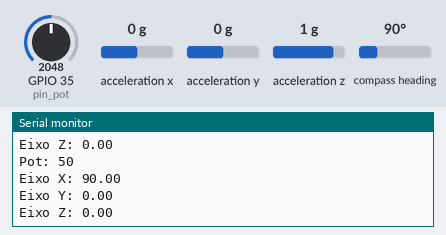
A sketch run on a simulated ESP32. Parts: the last lines printed to the serial monitor. The inputs (shaded band) are chosen by the test bench; at power-on: GPIO 35 (pin_pot) = 2048, acceleration x 0 g, acceleration y 0 g, acceleration z 1 g, compass heading 90°. WiFi joins after 1.5 s; servers stay silent unless stated; no MQTT or app messages arrive unless stated.

Above: at 11.7 s.
11.8 s: GPIO 35 (pin_pot) set to 442
At 12.6 s:
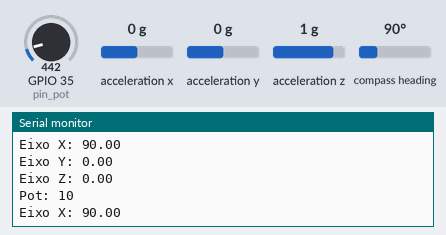
13.3 s: GPIO 35 (pin_pot) set to 366
At 14.2 s:
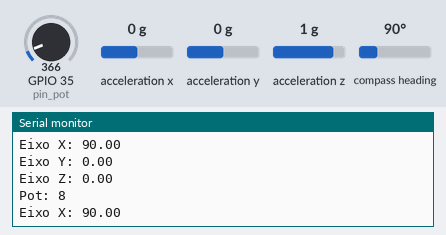
Timing chart, 0 to 16.3 s (numbered marks = the images above; inputs shaded):
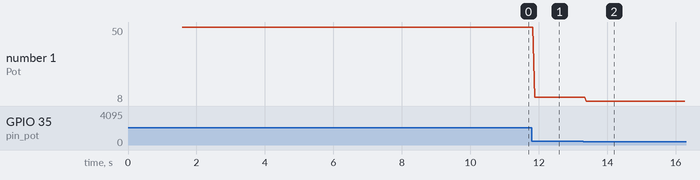

The sketch:

Teste_MQTT.ino
```cpp
#include <WiFi.h>
#include <PubSubClient.h>
#include <Wire.h>
//============Bibliotecas BNO055===================
#include <Adafruit_Sensor.h>
#include <Adafruit_BNO055.h>
#include <utility/imumaths.h>
//=================================================
//============Dados configuração===================
#define pin_pot 35 //GPIO13 para o pino do potenciometro
float eixo_x, eixo_y, eixo_z;
int potenciometro, map_pot;
//=================================================
Adafruit_BNO055 bno = Adafruit_BNO055(55);
void checkBNO();
// Replace the next variables with your SSID/Password combination
const char* ssid = "Paulo Aprigio 2.4GHz";
const char* password = "";

// Add your MQTT Broker IP address, example:
//const char* mqtt_server = "192.168.1.144";
const char* mqtt_server = "192.168.0.149";

WiFiClient espClient;
PubSubClient client(espClient);
long lastMsg = 0;
char msg[50];
int value = 0;

void setup() {
  Serial.begin(9600);
  checkBNO();
  setup_wifi();
  client.setServer(mqtt_server, 1883);
  client.setCallback(callback);
}
void setup_wifi() {
  delay(10);
  // We start by connecting to a WiFi network
  Serial.println();
  Serial.print("Connecting to ");
  Serial.println(ssid);

  WiFi.begin(ssid, password);

  while (WiFi.status() != WL_CONNECTED) {
    delay(500);
    Serial.print(".");
  }

  Serial.println("");
  Serial.println("WiFi connected");
  Serial.println("IP address: ");
  Serial.println(WiFi.localIP());
}

void callback(char* topic, byte* message, unsigned int length) {
  Serial.print("Message arrived on topic: ");
  Serial.print(topic);
  Serial.print(". Message: ");
  String messageTemp;

  for (int i = 0; i < length; i++) {
    Serial.print((char)message[i]);
    messageTemp += (char)message[i];
  }
  Serial.println();

  // Feel free to add more if statements to control more GPIOs with MQTT

  // If a message is received on the topic esp32/output, you check if the message is either "on" or "off".
  // Changes the output state according to the message
  //  if (String(topic) == "esp32/output") {
  //    Serial.print("Changing output to ");
  //    if(messageTemp == "on"){
  //      Serial.println("on");
  //      digitalWrite(ledPin, HIGH);
  //    }
  //    else if(messageTemp == "off"){
  //      Serial.println("off");
  //      digitalWrite(ledPin, LOW);
  //    }
  //  }
}

void reconnect() {
  // Loop until we're reconnected
  while (!client.connected()) {
    Serial.print("Attempting MQTT connection...");
    // Attempt to connect
    if (client.connect("ESP32Client")) {
      Serial.println("connected");
      // Subscribe
      client.subscribe("esp32/output");
    } else {
      Serial.print("failed, rc=");
      Serial.print(client.state());
      Serial.println(" try again in 5 seconds");
      // Wait 5 seconds before retrying
      delay(5000);
    }
  }
}
void loop() {
  if (!client.connected()) {
    reconnect();
  }
  potenciometro = analogRead(pin_pot);
  map_pot = map(potenciometro, 0, 4095, 0, 100);
  client.loop();

  long now = millis();
  if (now - lastMsg > 50) {

    lastMsg = now;

    imu::Vector<3> euler = bno.getVector(Adafruit_BNO055::VECTOR_EULER);
    eixo_x = euler.x();
    eixo_y = euler.y();
    eixo_z = euler.z();

    // Convert the value to a char array
    char xString[8];
    dtostrf(eixo_x, 1, 2, xString);
    Serial.print("Eixo X: ");
    Serial.println(eixo_x);
    client.publish("esp32/eixo_x", xString);
    // Convert the value to a char array
    char yString[8];
    dtostrf(eixo_y, 1, 2, yString);
    Serial.print("Eixo Y: ");
    Serial.println(eixo_y);
    client.publish("esp32/eixo_y", yString);
    // Convert the value to a char array
    char zString[8];
    dtostrf(eixo_z, 1, 2, zString);
    Serial.print("Eixo Z: ");
    Serial.println(eixo_z);
    client.publish("esp32/eixo_z", zString);


    // Convert the value to a char array
    char potString[8];
    Serial.print("Pot: ");
    Serial.println(map_pot);
    dtostrf(map_pot, 1, 2, potString);
    client.publish("esp32/pot", potString);
  }

}
void checkBNO() {
  Serial.print("Detectando sensor BNO055...");
  while (!bno.begin()) {
    /* There was a problem detecting the BNO055 ... check your connections */
    Serial.println("[ERRO] verificar fiacao ou o integridade do modulo BNO055");
    delay(2000);
  }
  Serial.println("BNO055 DETECTADO");
  bno.setExtCrystalUse(true);
}
```

Measured:
- after the input at 11.8 s, the serial monitor: prints a new line after 0.08 s (image 1)
- after the input at 13.3 s, the serial monitor: prints a new line after 0.09 s (image 2)
- plotted number 1: 50 → 10 after the input at 11.8 s, 10 → 8 after the input at 13.3 s
